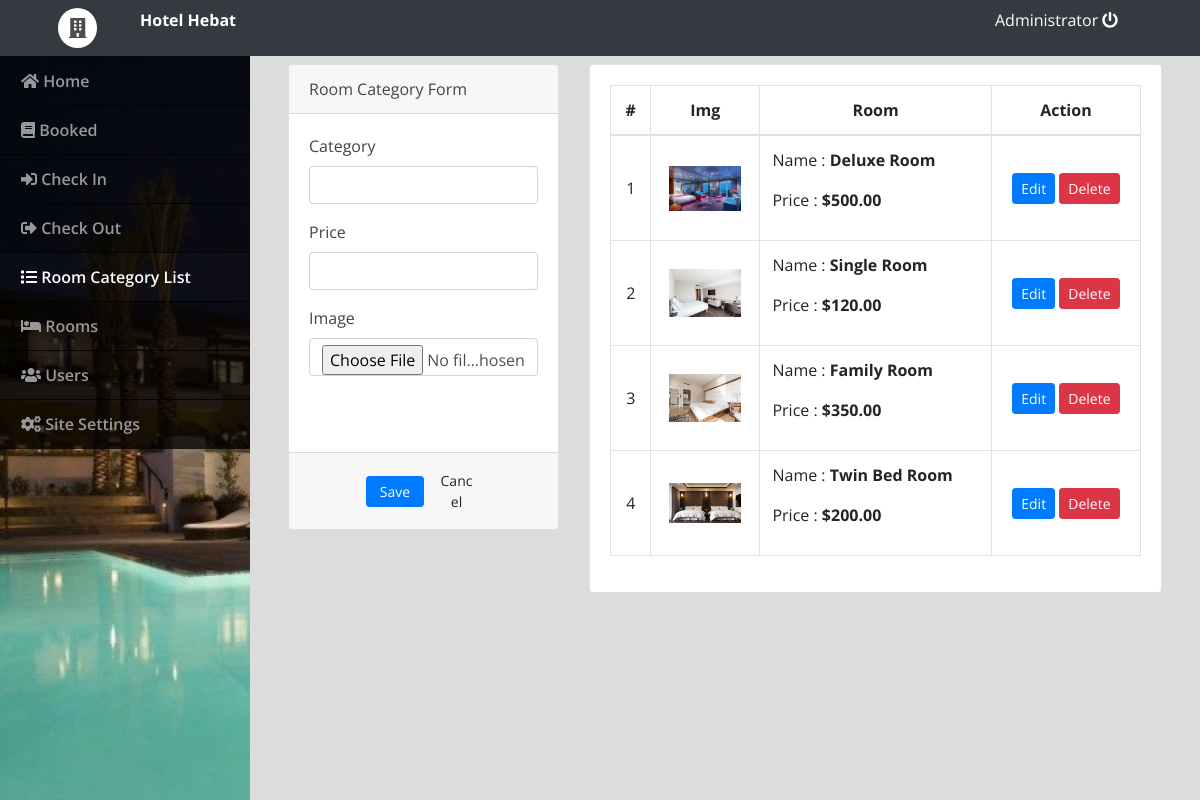
/admin/index.php?page=categories (signed in), run on the app's committed database.
### tables this page shows
CREATE TABLE `room_categories` (
  `id` int(30) NOT NULL,
  `name` text NOT NULL,
  `price` float NOT NULL,
  `cover_img` text NOT NULL
);

### admin/categories.php (the view, shortened to what this page needs)
<?php include('db_connect.php');?>
<div class="container-fluid">
	<div class="col-lg-12">
		<div class="row">
			<div class="col-md-4">
			<form action="" id="manage-category">
				<div class="card">
					<div class="card-header">
						    Room Category Form
				  	</div>
					<div class="card-body">
							<div class="form-group">
								<label class="control-label">Category</label>
								<input type="text" class="form-control" name="name">
							</div>
							<div class="form-group">
								<label class="control-label">Price</label>
								<input type="number" class="form-control text-right" name="price" step="any">
							</div>
							<div class="form-group">
								<label for="" class="control-label">Image</label>
								<input type="file" class="form-control" name="img" onchange="displayImg(this,$(this))">
							</div>
							<div class="form-group">
							</div>
					</div>
					<div class="card-footer">
						<div class="row">
							<div class="col-md-12">
								<button class="btn btn-sm btn-primary col-sm-3 offset-md-3"> Save</button>
								<button class="btn btn-sm btn-default col-sm-3" type="button" onclick="$('#manage-category').get(0).reset()"> Cancel</button>
							</div>
						</div>
					</div>
				</div>
			</form>
			</div>
			<div class="col-md-8">
				<div class="card">
					<div class="card-body">
						<table class="table table-bordered table-hover">
							<thead>
								<tr>
									<th class="text-center">#</th>
									<th class="text-center">Img</th>
									<th class="text-center">Room</th>
									<th class="text-center">Action</th>
								</tr>
							</thead>
							<tbody>
								<?php
								$i = 1;
								$cats = $conn->query("SELECT * FROM room_categories order by id asc");
								while($row=$cats->fetch_assoc()):
								?>
								<tr>
									<td class="text-center"><?php echo $i++ ?></td>
									<td class="text-center">
										<img src="<?php echo isset($row['cover_img']) ? '../assets/img/'.$row['cover_img'] :'' ?>" alt="" id="cimg">
									</td>
									<td class="">
										<p>Name : <b><?php echo $row['name'] ?></b></p>
										<p>Price : <b><?php echo "$".number_format($row['price'],2) ?></b></p>
									</td>
									<td class="text-center">
										<button class="btn btn-sm btn-primary edit_cat" type="button" data-id="<?php echo $row['id'] ?>" data-name="<?php echo $row['name'] ?>" data-price="<?php echo $row['price'] ?>" data-cover_img="<?php echo $row['cover_img'] ?>">Edit</button>
										<button class="btn btn-sm btn-danger delete_cat" type="button" data-id="<?php echo $row['id'] ?>">Delete</button>
									</td>
								</tr>
								<?php endwhile; ?>
							</tbody>
						</table>
					</div>
				</div>
			</div>
		</div>
	</div>
</div>

### admin/assets/css/style.css (style rules this page uses)
body { font-family: "Open Sans", sans-serif; color: #444444; width: 100%; height: calc(100%); }

### admin/index.php (style rules this page uses)
body { background: #80808045; }

### admin/categories.php (style rules this page uses)
img#cimg,.cimg { max-height: 10vh; max-width: 6vw; }
td { vertical-align: middle !important; }

### data on the page
room_categories: cover_img (picture), name "Deluxe Room", price "500.00"
room_categories: cover_img (picture), name "Single Room", price "120.00"
room_categories: cover_img (picture), name "Family Room", price "350.00"
room_categories: cover_img (picture), name "Twin Bed Room", price "200.00"

### other printed values
$_SESSION['setting_hotel_name'] "Hotel Hebat"
$_SESSION['login_name'] "Administrator"
